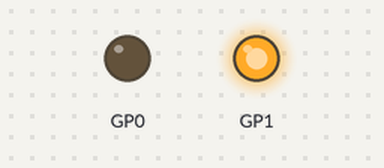
This program was run on a simulated Raspberry Pi Pico running MicroPython. Shown: output pins drawn as LEDs (lit = HIGH). At 3.0 s the program stops and its outputs stay as they are.

Above: at 0.1 s.
At 2.1 s:
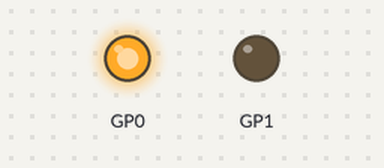
At 3.1 s:
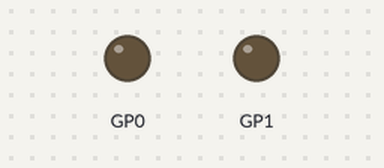
Timing chart, 0 to 4.5 s (numbered marks = the images above):
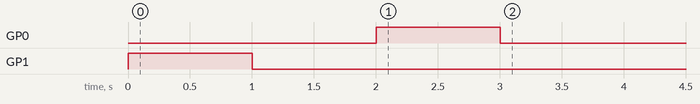

The program:

11_DCmotor_02.py
```python
from DCmotor_class import DCMotor
import time

dcMotor=DCMotor(1,0)
# 전진
dcMotor.rotateForward()
time.sleep(1)
# 정지
dcMotor.stop()
time.sleep(1)
# 후진
dcMotor.rotateBackward()
time.sleep(1)
# 정지
dcMotor.stop()
```

DCmotor_class.py
```python
from machine import Pin

class DCMotor:
    def __init__(self, C1, C2):
        self.C1=Pin(C1,Pin.OUT)
        self.C2=Pin(C2,Pin.OUT)
    def rotateForward(self):
        self.C1.value(1)
        self.C2.value(0)
    def rotateBackward(self):
        self.C1.value(0)
        self.C2.value(1)
    def stop(self):
        self.C1.value(0)
        self.C2.value(0)

if __name__=='__main__':
    import time
    dcMotor=DCMotor(1,0)
    dcMotor.rotateForward()
    time.sleep(3)
    dcMotor.stop()
    time.sleep(3)
    dcMotor.rotateBackward()
    time.sleep(3)
    dcMotor.stop()
```

Measured:
- by itself, GP0: LOW → HIGH at 2.0 s, → LOW 1.0 s later
- by itself, GP1: LOW → HIGH at 0.00 s, → LOW 1.0 s later
